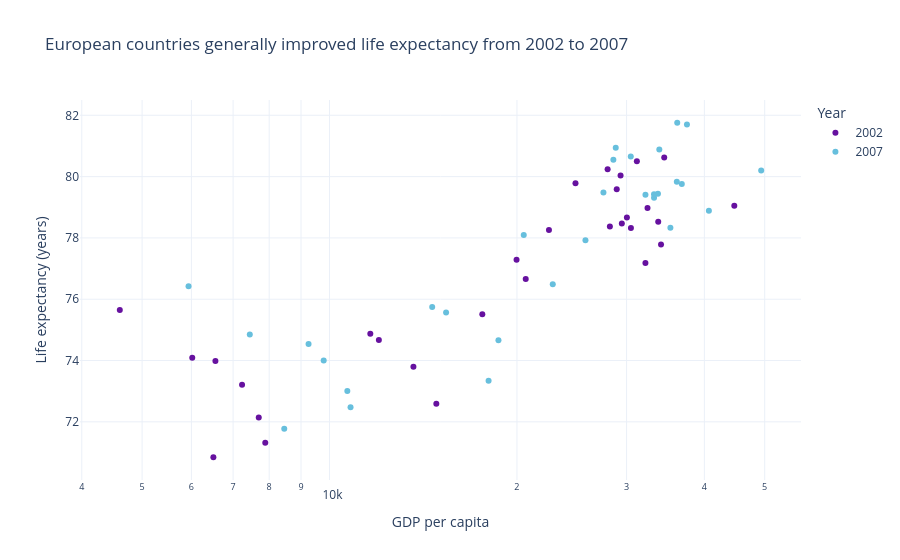

Notebook cell for this chart:
### Markdown cell above
## Task 1 — Scatter: life expectancy change over time

**What to build:** A scatter showing **GDP per capita vs life expectancy** for **two years** (2002 and 2007) to show how both moved — use **colour for year** (just 2 colours), **one continent only**.

Choose any continent except Africa (that was the example). Highlight the change direction.

> 💡 Filter: `df.loc[df['continent'] == 'YOUR_CHOICE']` then filter years

### Code cell
# Task 1
# YOUR CODE HERE

europe = df.loc[
    (df["continent"] == "Europe") &
    (df["year"].isin([2002, 2007]))
].copy()
 
europe["year"] = europe["year"].astype(str)
 
fig = px.scatter(
    europe,
    x="gdpPercap",
    y="lifeExp",
    color="year",
    color_discrete_map={
        "2002": "#66119F",
        "2007": "#67BFDD"
    },
    hover_name="country",
    title="European countries generally improved life expectancy from 2002 to 2007",
    labels={
        "gdpPercap": "GDP per capita",
        "lifeExp": "Life expectancy (years)",
        "year": "Year"
    }
)
 
fig.update_layout(
    template="plotly_white",
    xaxis_type="log"
)
 
fig.show()

### Figure 1 — Plotly figure (JSON) as saved in the notebook; plotly's stock layout.template omitted (floating-point values rounded to 4 significant figures)
{"data": [{"hovertemplate": "<b>%{hovertext}</b><br><br>Year=2002<br>GDP per capita=%{x}<br>Life expectancy (years)=%{y}<extra></extra>", "hovertext": ["Albania", "Austria", "Belgium", "Bosnia and Herzegovina", "Bulgaria", "Croatia", "Czech Republic", "Denmark", "Finland", "France", "Germany", "Greece", "Hungary", "Iceland", "Ireland", "Italy", "Montenegro", "Netherlands", "Norway", "Poland", "Portugal", "Romania", "Serbia", "Slovak Republic", "Slovenia", "Spain", "Sweden", "Switzerland", "Turkey", "United Kingdom"], "legendgroup": "2002", "marker": {"color": "#66119F", "symbol": "circle"}, "mode": "markers", "name": "2002", "orientation": "v", "showlegend": true, "type": "scatter", "x": [4604.0, 32420.0, 30490.0, 6019.0, 7697.0, 11630.0, 17600.0, 32170.0, 28200.0, 28930.0, 30040.0, 22510.0, 14840.0, 31160.0, 34080.0, 27970.0, 6557.0, 33720.0, 44680.0, 12000.0, 19970.0, 7885.0, 7236.0, 13640.0, 20660.0, 24840.0, 29340.0, 34480.0, 6508.0, 29480.0], "xaxis": "x", "y": [75.65, 78.98, 78.32, 74.09, 72.14, 74.88, 75.51, 77.18, 78.37, 79.59, 78.67, 78.26, 72.59, 80.5, 77.78, 80.24, 73.98, 78.53, 79.05, 74.67, 77.29, 71.32, 73.21, 73.8, 76.66, 79.78, 80.04, 80.62, 70.84, 78.47], "yaxis": "y"}, {"hovertemplate": "<b>%{hovertext}</b><br><br>Year=2007<br>GDP per capita=%{x}<br>Life expectancy (years)=%{y}<extra></extra>", "hovertext": ["Albania", "Austria", "Belgium", "Bosnia and Herzegovina", "Bulgaria", "Croatia", "Czech Republic", "Denmark", "Finland", "France", "Germany", "Greece", "Hungary", "Iceland", "Ireland", "Italy", "Montenegro", "Netherlands", "Norway", "Poland", "Portugal", "Romania", "Serbia", "Slovak Republic", "Slovenia", "Spain", "Sweden", "Switzerland", "Turkey", "United Kingdom"], "legendgroup": "2007", "marker": {"color": "#67BFDD", "symbol": "circle"}, "mode": "markers", "name": "2007", "orientation": "v", "showlegend": true, "type": "scatter", "x": [5937.0, 36130.0, 33690.0, 7446.0, 10680.0, 14620.0, 22830.0, 35280.0, 33210.0, 30470.0, 32170.0, 27540.0, 18010.0, 36180.0, 40680.0, 28570.0, 9254.0, 36800.0, 49360.0, 15390.0, 20510.0, 10810.0, 9787.0, 18680.0, 25770.0, 28820.0, 33860.0, 37510.0, 8458.0, 33200.0], "xaxis": "x", "y": [76.42, 79.83, 79.44, 74.85, 73.0, 75.75, 76.49, 78.33, 79.31, 80.66, 79.41, 79.48, 73.34, 81.76, 78.89, 80.55, 74.54, 79.76, 80.2, 75.56, 78.1, 72.48, 74.0, 74.66, 77.93, 80.94, 80.88, 81.7, 71.78, 79.42], "yaxis": "y"}], "layout": {"legend": {"title": {"text": "Year"}, "tracegroupgap": 0}, "title": {"text": "European countries generally improved life expectancy from 2002 to 2007"}, "xaxis": {"anchor": "y", "domain": [0, 1], "title": {"text": "GDP per capita"}, "type": "log"}, "yaxis": {"anchor": "x", "domain": [0, 1], "title": {"text": "Life expectancy (years)"}}}}
